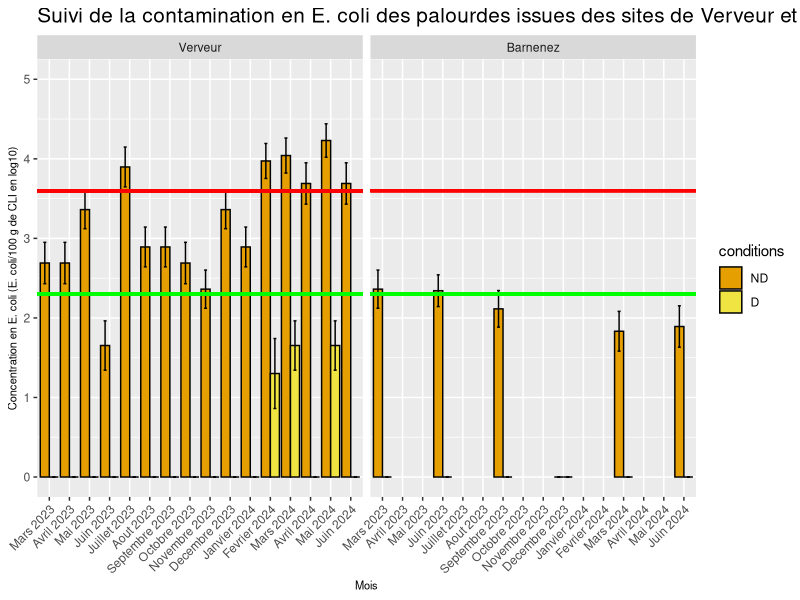
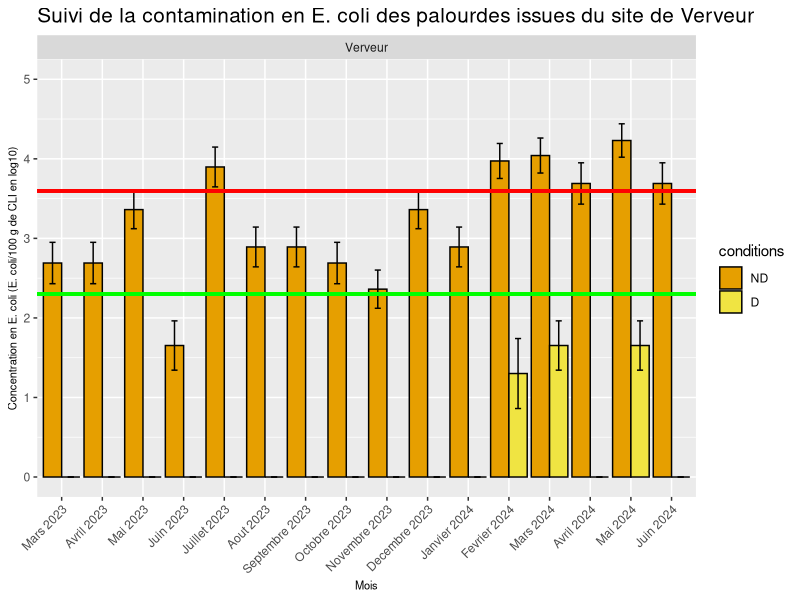
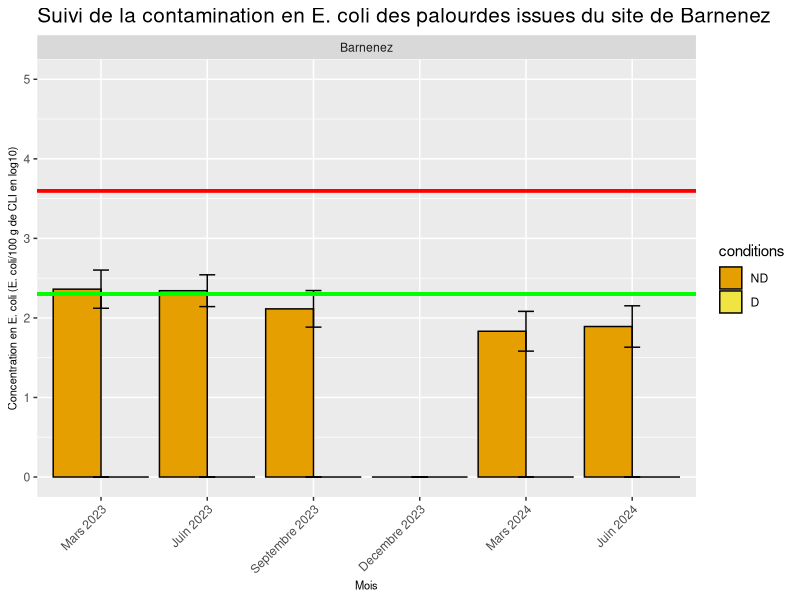
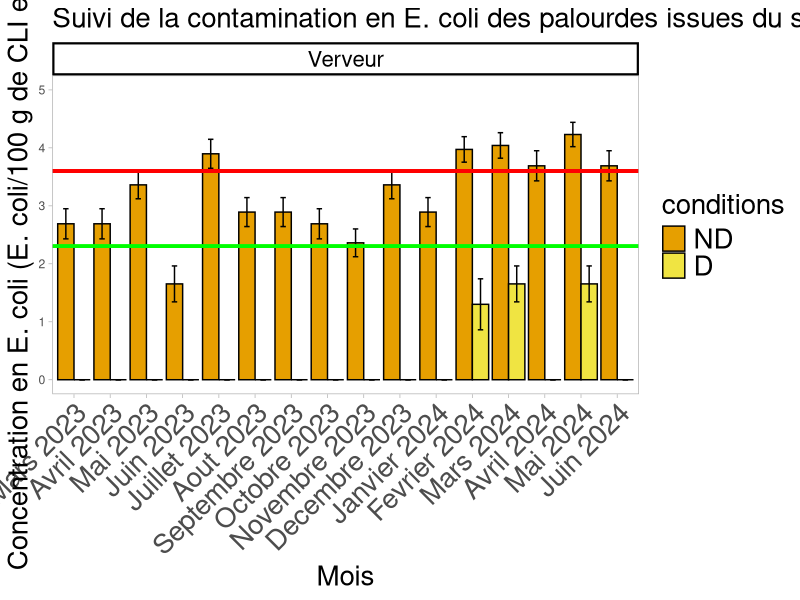
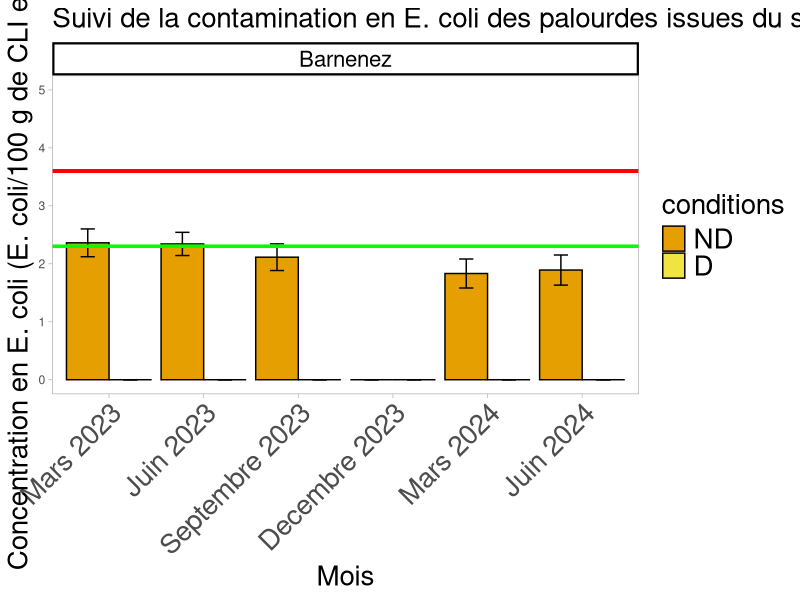
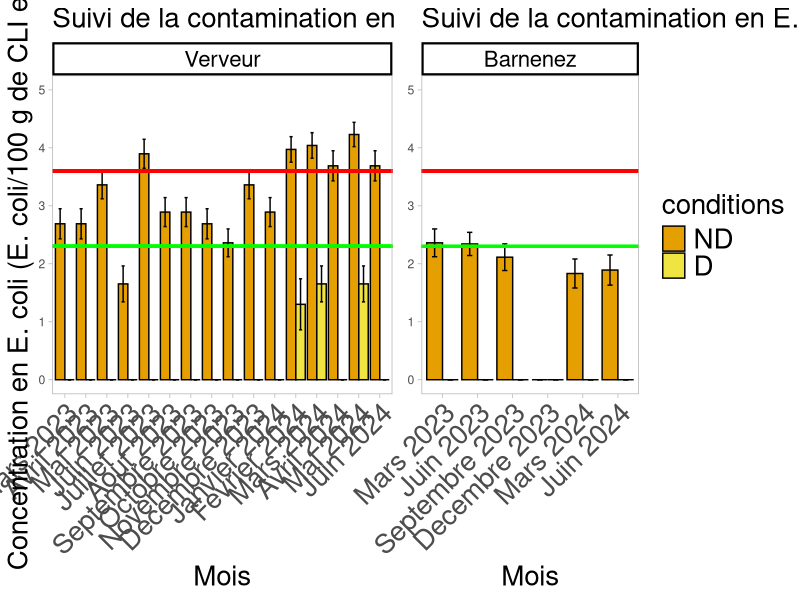
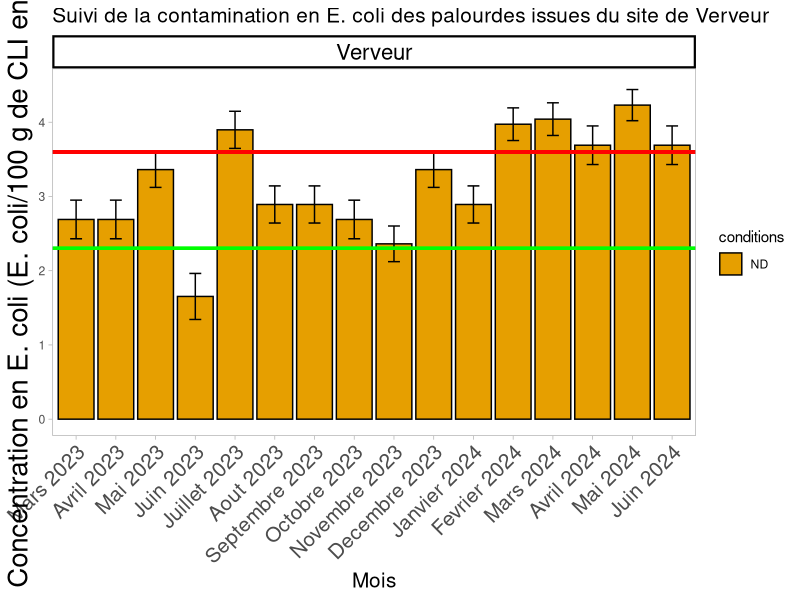
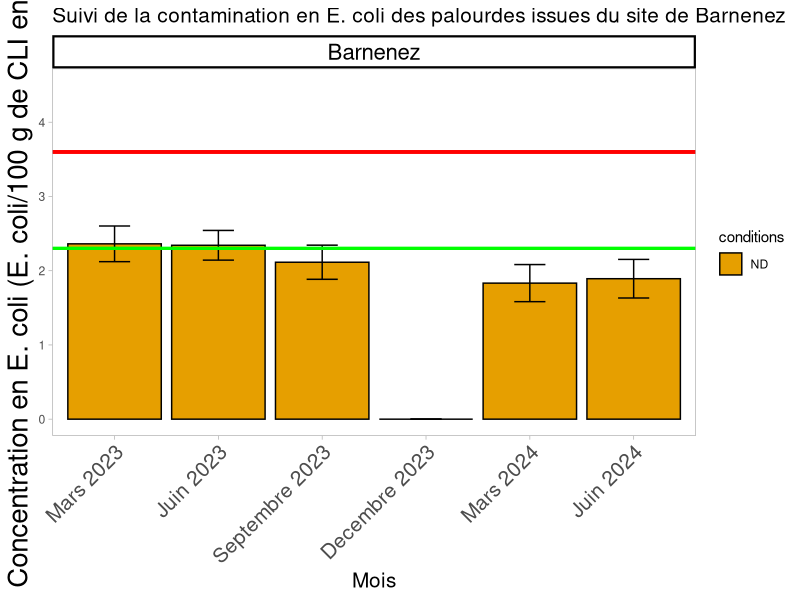

Source code (R) for these figures, in order:
## ---- chunk 1
library(ggplot2)

dnbecoli <- read.csv2("Dnbecoli.csv")

dnbecoli$Site <- factor(dnbecoli$Site, levels = c("Verveur", "Barnenez")) 
dnbecoli$conditions <- factor(dnbecoli$conditions, levels = c("ND", "D"))

dnbecoli$mois <- factor(dnbecoli$mois, levels = c("Janvier", "Fevrier", "Mars", "Avril", "Mai", "Juin", "Juillet", "Aout", "Septembre", "Octobre", "Novembre", "Decembre"))

dnbecoli_combined <- rbind(
  transform(subset(dnbecoli, annees == 2023), 
            mois = factor(paste(mois, "2023", sep = " "), levels = unique(paste(dnbecoli$mois, "2023", sep = " ")))),
  transform(subset(dnbecoli, annees == 2024), 
            mois = factor(paste(mois, "2024", sep = " "), levels = unique(paste(dnbecoli$mois, "2024", sep = " "))))
)

# Trier les mois dans l'ordre chronologique
dnbecoli_combined$mois <- factor(dnbecoli_combined$mois, levels = unique(dnbecoli_combined$mois))

Ecoli <- ggplot(dnbecoli_combined, aes(x = mois, y = Ecoli, fill = conditions)) +
  geom_bar(stat = "identity", position = "dodge", color = "black") +
  coord_cartesian(ylim = c(0, max(5))) +
  geom_errorbar(aes(ymin = Ecoli - SD, ymax = Ecoli + SD), width = 0.3, 
                position = position_dodge(width = 0.9)) +
  geom_segment(aes(x = -Inf, xend = Inf, y = 2.3, yend = 2.3), linetype = "solid", size = 1, color = "green") +
  geom_segment(aes(x = -Inf, xend = Inf, y = 3.6, yend = 3.6), linetype = "solid", size = 1, color = "red") +
  labs(title = "Suivi de la contamination en E. coli des palourdes issues des sites de Verveur et Barnenez", 
       x = "Mois", 
       y = "Concentration en E. coli (E. coli/100 g de CLI en log10)") +
  scale_fill_manual(values = c("ND" = "#E69F00", "D" = "#F0E442")) +
  facet_grid(.~Site) +
  theme_gray() +
  theme(axis.text.x = element_text(angle = 45, hjust = 1),
        plot.title = element_text(size = 15),  
        axis.title.x = element_text(size = 8),  
        axis.title.y = element_text(size = 8))
print(Ecoli)
## ---- chunk 2
library(ggplot2)

dnbecoli <- read.csv2("Dnbecoli.csv")

dnbecoli$Site <- factor(dnbecoli$Site, levels = c("Verveur", "Barnenez")) 
dnbecoli$conditions <- factor(dnbecoli$conditions, levels = c("ND", "D"))

dnbecoli$mois <- factor(dnbecoli$mois, levels = c("Janvier", "Fevrier", "Mars", "Avril", "Mai", "Juin", "Juillet", "Aout", "Septembre", "Octobre", "Novembre", "Decembre"))

dnbecoli_combined <- rbind(
  transform(subset(dnbecoli, annees == 2023 & Site == "Verveur"), 
            mois = factor(paste(mois, "2023", sep = " "), levels = unique(paste(dnbecoli$mois, "2023", sep = " ")))),
  transform(subset(dnbecoli, annees == 2024 & Site == "Verveur"), 
            mois = factor(paste(mois, "2024", sep = " "), levels = unique(paste(dnbecoli$mois, "2024", sep = " "))))
)

# Trier les mois dans l'ordre chronologique
dnbecoli_combined$mois <- factor(dnbecoli_combined$mois, levels = unique(dnbecoli_combined$mois))

EcoliVerveur <- ggplot(subset(dnbecoli_combined, Site == "Verveur"), aes(x = mois, y = Ecoli, fill = conditions)) +
  geom_bar(stat = "identity", position = "dodge", color = "black") +
  coord_cartesian(ylim = c(0, max(5))) +
  geom_errorbar(aes(ymin = Ecoli - SD, ymax = Ecoli + SD), width = 0.3, 
                position = position_dodge(width = 0.9)) +
  geom_segment(aes(x = -Inf, xend = Inf, y = 2.3, yend = 2.3), linetype = "solid", size = 1, color = "green") +
  geom_segment(aes(x = -Inf, xend = Inf, y = 3.6, yend = 3.6), linetype = "solid", size = 1, color = "red") +
  labs(title = "Suivi de la contamination en E. coli des palourdes issues du site de Verveur", 
       x = "Mois", 
       y = "Concentration en E. coli (E. coli/100 g de CLI en log10)") +
  scale_fill_manual(values = c("ND" = "#E69F00", "D" = "#F0E442")) +
  facet_grid(.~Site) +
  theme_gray() +
  theme(axis.text.x = element_text(angle = 45, hjust = 1),
        plot.title = element_text(size = 15),  
        axis.title.x = element_text(size = 8),  
        axis.title.y = element_text(size = 8))
print(EcoliVerveur)
## ---- chunk 3
library(ggplot2)

dnbecoli <- read.csv2("Dnbecoli.csv")

dnbecoli$Site <- factor(dnbecoli$Site, levels = c("Verveur", "Barnenez")) 
dnbecoli$conditions <- factor(dnbecoli$conditions, levels = c("ND", "D"))

dnbecoli$mois <- factor(dnbecoli$mois, levels = c("Mars", "Juin", "Septembre", "Decembre"))

dnbecoli_combined <- rbind(
  transform(subset(dnbecoli, annees == 2023 & Site == "Barnenez"), 
            mois = factor(paste(mois, "2023", sep = " "), levels = unique(paste(dnbecoli$mois, "2023", sep = " ")))),
  transform(subset(dnbecoli, annees == 2024 & Site == "Barnenez"), 
            mois = factor(paste(mois, "2024", sep = " "), levels = unique(paste(dnbecoli$mois, "2024", sep = " "))))
)

# Trier les mois dans l'ordre chronologique
dnbecoli_combined$mois <- factor(dnbecoli_combined$mois, levels = unique(dnbecoli_combined$mois))

EcoliBarnenez <- ggplot(subset(dnbecoli_combined, Site == "Barnenez"), aes(x = mois, y = Ecoli, fill = conditions)) +
  geom_bar(stat = "identity", position = "dodge", color = "black") +  # Ajustez la largeur des barres ici
  coord_cartesian(ylim = c(0, max(5))) +
  geom_errorbar(aes(ymin = Ecoli - SD, ymax = Ecoli + SD), width = 0.3, 
                position = position_dodge(width = 0.)) +
  geom_segment(aes(x = -Inf, xend = Inf, y = 2.3, yend = 2.3), linetype = "solid", size = 1, color = "green") +
  geom_segment(aes(x = -Inf, xend = Inf, y = 3.6, yend = 3.6), linetype = "solid", size = 1, color = "red") +
  labs(title = "Suivi de la contamination en E. coli des palourdes issues du site de Barnenez", 
       x = "Mois", 
       y = "Concentration en E. coli (E. coli/100 g de CLI en log10)") +
  scale_fill_manual(values = c("ND" = "#E69F00", "D" = "#F0E442")) +
  facet_grid(.~Site) +
  theme_gray() +
  theme(axis.text.x = element_text(angle = 45, hjust = 1),
        plot.title = element_text(size = 15),  
        axis.title.x = element_text(size = 8),  
        axis.title.y = element_text(size = 8))
print(EcoliBarnenez)
## ---- chunk 4
library(ggplot2)

dnbecoli <- read.csv2("Dnbecoli.csv")

dnbecoli$Site <- factor(dnbecoli$Site, levels = c("Verveur", "Barnenez")) 
dnbecoli$conditions <- factor(dnbecoli$conditions, levels = c("ND", "D"))

dnbecoli$mois <- factor(dnbecoli$mois, levels = c("Janvier", "Fevrier", "Mars", "Avril", "Mai", "Juin", "Juillet", "Aout", "Septembre", "Octobre", "Novembre", "Decembre"))

dnbecoli_combined <- rbind(
  transform(subset(dnbecoli, annees == 2023 & Site == "Verveur"), 
            mois = factor(paste(mois, "2023", sep = " "), levels = unique(paste(dnbecoli$mois, "2023", sep = " ")))),
  transform(subset(dnbecoli, annees == 2024 & Site == "Verveur"), 
            mois = factor(paste(mois, "2024", sep = " "), levels = unique(paste(dnbecoli$mois, "2024", sep = " "))))
)

# Trier les mois dans l'ordre chronologique
dnbecoli_combined$mois <- factor(dnbecoli_combined$mois, levels = unique(dnbecoli_combined$mois))

EcoliVerveurAlisson <- ggplot(subset(dnbecoli_combined, Site == "Verveur"), aes(x = mois, y = Ecoli, fill = conditions)) +
  geom_bar(stat = "identity", position = "dodge", color = "black") +
  coord_cartesian(ylim = c(0, max(5))) +
  geom_errorbar(aes(ymin = Ecoli - SD, ymax = Ecoli + SD), width = 0.3, 
                position = position_dodge(width = 0.9)) +
  geom_segment(aes(x = -Inf, xend = Inf, y = 2.3, yend = 2.3), linetype = "solid", size = 1, color = "green") +
  geom_segment(aes(x = -Inf, xend = Inf, y = 3.6, yend = 3.6), linetype = "solid", size = 1, color = "red") +
  labs(title = "Suivi de la contamination en E. coli des palourdes issues du site de Verveur", 
       x = "Mois", 
       y = "Concentration en E. coli (E. coli/100 g de CLI en log10)") +
  scale_fill_manual(values = c("ND" = "#E69F00", "D" = "#F0E442")) +
facet_grid(.~Site) +
   theme_light() +
  theme(strip.text = element_text(size = 16, color = "black"),
        strip.background = element_rect(colour = "black", fill = "white", size = 1.5, linetype = "solid"),
        panel.grid = element_blank(),
        axis.text.x = element_text(angle = 45, hjust = 1, size = 20),
        plot.title = element_text(size = 20),
        legend.text = element_text(size = 20), 
        legend.title = element_text(size = 20),
        axis.title.x = element_text(size = 20),  # Taille de la légende de l'axe des abscisses
        axis.title.y = element_text(size = 20))  # Taille de la légende de l'axe des ordonnées
print(EcoliVerveurAlisson)
## ---- chunk 5
library(ggplot2)

dnbecoli <- read.csv2("Dnbecoli.csv")

dnbecoli$Site <- factor(dnbecoli$Site, levels = c("Verveur", "Barnenez")) 
dnbecoli$conditions <- factor(dnbecoli$conditions, levels = c("ND", "D"))

dnbecoli$mois <- factor(dnbecoli$mois, levels = c("Mars", "Juin", "Septembre", "Decembre"))

dnbecoli_combined <- rbind(
  transform(subset(dnbecoli, annees == 2023 & Site == "Barnenez"), 
            mois = factor(paste(mois, "2023", sep = " "), levels = unique(paste(dnbecoli$mois, "2023", sep = " ")))),
  transform(subset(dnbecoli, annees == 2024 & Site == "Barnenez"), 
            mois = factor(paste(mois, "2024", sep = " "), levels = unique(paste(dnbecoli$mois, "2024", sep = " "))))
)

# Trier les mois dans l'ordre chronologique
dnbecoli_combined$mois <- factor(dnbecoli_combined$mois, levels = unique(dnbecoli_combined$mois))

EcoliBarnenezAlisson <- ggplot(subset(dnbecoli_combined, Site == "Barnenez"), aes(x = mois, y = Ecoli, fill = conditions)) +
  geom_bar(stat = "identity", position = "dodge", color = "black") +
  coord_cartesian(ylim = c(0, max(5))) +
  geom_errorbar(aes(ymin = Ecoli - SD, ymax = Ecoli + SD), width = 0.3, 
                position = position_dodge(width = 0.9)) +
  geom_segment(aes(x = -Inf, xend = Inf, y = 2.3, yend = 2.3), linetype = "solid", size = 1, color = "green") +
  geom_segment(aes(x = -Inf, xend = Inf, y = 3.6, yend = 3.6), linetype = "solid", size = 1, color = "red") +
  labs(title = "Suivi de la contamination en E. coli des palourdes issues du site de Barnenez", 
       x = "Mois", 
       y = "Concentration en E. coli (E. coli/100 g de CLI en log10)") +
  scale_fill_manual(values = c("ND" = "#E69F00", "D" = "#F0E442")) +
  facet_grid(.~Site) +
  theme_light() +
  theme(strip.text = element_text(size = 16, color = "black"),
        strip.background = element_rect(colour = "black", fill = "white", size = 1.5, linetype = "solid"),
        panel.grid = element_blank(),
        axis.text.x = element_text(angle = 45, hjust = 1, size = 20),
        plot.title = element_text(size = 20),
        legend.text = element_text(size = 20), 
        legend.title = element_text(size = 20),
        axis.title.x = element_text(size = 20),  # Taille de la légende de l'axe des abscisses
        axis.title.y = element_text(size = 20))  # Taille de la légende de l'axe des ordonnées

print(EcoliBarnenezAlisson)

## ---- chunk 6
library(ggplot2)
library(gridExtra)

# Supprimer la légende de l'axe des ordonnées pour EcoliBarnenezAlisson et ajuster celle de EcoliVerveurAlisson
EcoliVerveurAlisson <- EcoliVerveurAlisson + theme(axis.title.y = element_text(size = 20))  # Rétablir la légende de l'axe des ordonnées

#EcoliVerveurAlisson <- EcoliVerveurAlisson + 
  #theme(axis.title.x = element_blank())  # Supprimer la légende de l'axe des abscisses
#EcoliBarnenezAlisson <- EcoliBarnenezAlisson + 
  #theme(axis.title.x = element_blank())  

combined_plots <- grid.arrange(
  EcoliVerveurAlisson + theme(legend.position = "none"),  # Supprimer la légende de EcoliVerveur
  EcoliBarnenezAlisson + theme(axis.title.y = element_blank()),  # Supprimer la légende de EcoliBarnenez et l'axe des ordonnées
  ncol = 2,
  widths = c(1, 1)  # Ajuster la largeur des colonnes à 1 pour qu'elles soient égales
)

# Afficher la légende de l'axe des ordonnées au centre (peut-être optionnel si vous l'avez supprimée pour EcoliBarnenezAlisson)
#combined_plots <- combined_plots + theme(axis.title.y = element_text(size = 12, color = "black", face = "bold"))

# Imprimer le graphique combiné
print(combined_plots)

## ---- chunk 7
library(ggplot2)

dnbecoli <- read.csv2("Dnbecoli.csv")

dnbecoli$Site <- factor(dnbecoli$Site, levels = c("Verveur", "Barnenez")) 
dnbecoli$conditions <- factor(dnbecoli$conditions, levels = c("ND", "D"))

dnbecoli$mois <- factor(dnbecoli$mois, levels = c("Janvier", "Fevrier", "Mars", "Avril", "Mai", "Juin", "Juillet", "Aout", "Septembre", "Octobre", "Novembre", "Decembre"))

dnbecoli_combined <- rbind(
  transform(subset(dnbecoli, annees == 2023 & Site == "Verveur"), 
            mois = factor(paste(mois, "2023", sep = " "), levels = unique(paste(dnbecoli$mois, "2023", sep = " ")))),
  transform(subset(dnbecoli, annees == 2024 & Site == "Verveur"), 
            mois = factor(paste(mois, "2024", sep = " "), levels = unique(paste(dnbecoli$mois, "2024", sep = " "))))
)

# Trier les mois dans l'ordre chronologique
dnbecoli_combined$mois <- factor(dnbecoli_combined$mois, levels = unique(dnbecoli_combined$mois))

# Filtrer les données pour ne garder que celles avec la condition "ND"
dnbecoli_combined_D <- subset(dnbecoli_combined, conditions == "ND")

# Définir une couleur unique pour toutes les barres
couleur <- "#E69F00"  
EcoliVerveur <- ggplot(subset(dnbecoli_combined_D, Site == "Verveur"), aes(x = mois, y = Ecoli, fill = conditions)) +
  geom_bar(stat = "identity", position = "dodge", color = "black") +
  coord_cartesian(ylim = c(0, 4.5)) +
  #coord_cartesian(ylim = c(0, max(dnbecoli_combined_D$Ecoli))) +
  geom_errorbar(aes(ymin = Ecoli - SD, ymax = Ecoli + SD), width = 0.3, 
                position = position_dodge(width = 0.9)) +
  geom_segment(aes(x = -Inf, xend = Inf, y = 2.3, yend = 2.3), linetype = "solid", size = 1, color = "green") +
  geom_segment(aes(x = -Inf, xend = Inf, y = 3.6, yend = 3.6), linetype = "solid", size = 1, color = "red") +
  labs(title = "Suivi de la contamination en E. coli des palourdes issues du site de Verveur", 
       x = "Mois", 
       y = "Concentration en E. coli (E. coli/100 g de CLI en log10)") +
  scale_fill_manual(values = c("ND" = "#E69F00", "D" = "#F0E442")) +
  facet_grid(.~Site) +
  theme_light() +
  theme(strip.text = element_text(size = 16, color = "black"),
        strip.background = element_rect(colour = "black", fill = "white", size = 1.5, linetype = "solid"),
        panel.grid = element_blank(),
        axis.text.x = element_text(angle = 45, hjust = 1, size = 15),
        plot.title = element_text(size = 15),
        axis.title.x = element_text(size = 15),  # Taille de la légende de l'axe des abscisses
        axis.title.y = element_text(size = 20))  # Taille de la légende de l'axe des ordonnées
print(EcoliVerveur)
## ---- chunk 8
library(ggplot2)

dnbecoli <- read.csv2("Dnbecoli.csv")

dnbecoli$Site <- factor(dnbecoli$Site, levels = c("Verveur", "Barnenez")) 
dnbecoli$conditions <- factor(dnbecoli$conditions, levels = c("ND", "D"))

dnbecoli$mois <- factor(dnbecoli$mois, levels = c("Janvier", "Fevrier", "Mars", "Avril", "Mai", "Juin", "Juillet", "Aout", "Septembre", "Octobre", "Novembre", "Decembre"))


dnbecoli_combined <- rbind(
  transform(subset(dnbecoli, annees == 2023 & Site == "Barnenez"), 
            mois = factor(paste(mois, "2023", sep = " "), levels = unique(paste(dnbecoli$mois, "2023", sep = " ")))),
  transform(subset(dnbecoli, annees == 2024 & Site == "Barnenez"), 
            mois = factor(paste(mois, "2024", sep = " "), levels = unique(paste(dnbecoli$mois, "2024", sep = " "))))
)

# Trier les mois dans l'ordre chronologique
dnbecoli_combined$mois <- factor(dnbecoli_combined$mois, levels = unique(dnbecoli_combined$mois))

# Filtrer les données pour ne garder que celles avec la condition "ND"
dnbecoli_combined_D <- subset(dnbecoli_combined, conditions == "ND")

# Définir une couleur unique pour toutes les barres
couleur <- "#E69F00"  
EcoliBarnenez <- ggplot(subset(dnbecoli_combined_D, Site == "Barnenez"), aes(x = mois, y = Ecoli, fill = conditions)) +
  geom_bar(stat = "identity", position = "dodge", color = "black") +
  coord_cartesian(ylim = c(0, 4.5)) +
  geom_errorbar(aes(ymin = Ecoli - SD, ymax = Ecoli + SD), width = 0.3, 
                position = position_dodge(width = 0.9)) +
  geom_segment(aes(x = -Inf, xend = Inf, y = 2.3, yend = 2.3), linetype = "solid", size = 1, color = "green") +
  geom_segment(aes(x = -Inf, xend = Inf, y = 3.6, yend = 3.6), linetype = "solid", size = 1, color = "red") +
  labs(title = "Suivi de la contamination en E. coli des palourdes issues du site de Barnenez", 
       x = "Mois", 
       y = "Concentration en E. coli (E. coli/100 g de CLI en log10)") +
  scale_fill_manual(values = c("ND" = "#E69F00", "D" = "#F0E442")) +
  facet_grid(.~Site) +
  theme_light() +
  theme(strip.text = element_text(size = 16, color = "black"),
        strip.background = element_rect(colour = "black", fill = "white", size = 1.5, linetype = "solid"),
        panel.grid = element_blank(),
        axis.text.x = element_text(angle = 45, hjust = 1, size = 15),
        plot.title = element_text(size = 15),
        axis.title.x = element_text(size = 15),  # Taille de la légende de l'axe des abscisses
        axis.title.y = element_text(size = 20))  # Taille de la légende de l'axe des ordonnées
print(EcoliBarnenez)

## ---- chunk 9
library(ggplot2)
library(gridExtra)

EcoliVerveur <- EcoliVerveur + theme(axis.title.y = element_text(size = 15))  

#EcoliVerveurAlisson <- EcoliVerveurAlisson + 
  #theme(axis.title.x = element_blank())  # Supprimer la légende de l'axe des abscisses
#EcoliBarnenezAlisson <- EcoliBarnenezAlisson + 
  #theme(axis.title.x = element_blank())  

combined_plots <- grid.arrange(
  EcoliVerveur + theme(legend.position = "none"),  # Supprimer la légende de EcoliVerveur
  EcoliBarnenez + theme(axis.title.y = element_blank()),  # Supprimer la légende de EcoliBarnenez et l'axe des ordonnées
  ncol = 2,
  widths = c(1, 1)  # Ajuster la largeur des colonnes à 1 pour qu'elles soient égales
)

combined_plots <- combined_plots + theme(axis.title.y = element_text(size = 12, color = "black", face = "bold"))

# Imprimer le graphique combiné
print(combined_plots)
## ---- chunk 10
library(ggplot2)

# Lire les données
dnbecoli <- read.csv2("Dnbecoli.csv")

# Définir les niveaux des facteurs
dnbecoli$Site <- factor(dnbecoli$Site, levels = c("Verveur", "Barnenez")) 
dnbecoli$conditions <- factor(dnbecoli$conditions, levels = c("ND", "D"))

# Définir les niveaux des mois
dnbecoli$mois <- factor(dnbecoli$mois, levels = c("Janvier", "Fevrier", "Mars", "Avril", "Mai", "Juin", "Juillet", "Aout", "Septembre", "Octobre", "Novembre", "Decembre"))

# Combiner les données de 2023 et 2024 pour le site de Verveur
dnbecoli_combined <- rbind(
  transform(subset(dnbecoli, annees == 2023 & Site == "Verveur"), 
            mois = factor(paste(mois, "2023", sep = " "), levels = unique(paste(dnbecoli$mois, "2023", sep = " ")))),
  transform(subset(dnbecoli, annees == 2024 & Site == "Verveur"), 
            mois = factor(paste(mois, "2024", sep = " "), levels = unique(paste(dnbecoli$mois, "2024", sep = " "))))
)

# Trier les mois dans l'ordre chronologique
dnbecoli_combined$mois <- factor(dnbecoli_combined$mois, levels = unique(dnbecoli_combined$mois))

# Filtrer les données pour ne garder que celles avec la condition "ND"
dnbecoli_combined_D <- subset(dnbecoli_combined, conditions == "ND")


mois_a_conserver <- c("Mars 2023", "Juin 2023", "Septembre 2023", "Decembre 2023", "Mars 2024")
dnbecoli_combined_D <- subset(dnbecoli_combined_D, mois %in% mois_a_conserver)

# Redéfinir les niveaux du facteur "mois" pour ne conserver que les mois souhaités
dnbecoli_combined_D$mois <- factor(dnbecoli_combined_D$mois, levels = mois_a_conserver)

# Définir une couleur unique pour toutes les barres
couleur <- "#E69F00"  
EcoliVerveurMS <- ggplot(subset(dnbecoli_combined_D, Site == "Verveur"), aes(x = mois, y = Ecoli, fill = conditions)) +
  geom_bar(stat = "identity", position = "dodge", color = "black") +
  coord_cartesian(ylim = c(0, 4.5)) +
  geom_errorbar(aes(ymin = Ecoli - SD, ymax = Ecoli + SD), width = 0.3, 
                position = position_dodge(width = 0.9)) +
  geom_segment(aes(x = -Inf, xend = Inf, y = 2.3, yend = 2.3), linetype = "solid", size = 1, color = "green") +
  geom_segment(aes(x = -Inf, xend = Inf, y = 3.6, yend = 3.6), linetype = "solid", size = 1, color = "red") +
  labs(title = "Suivi de la contamination en E. coli des palourdes issues du site de Verveur", 
       x = "Mois", 
       y = "Concentration en E. coli (E. coli/100 g de CLI en log10)") +
  scale_fill_manual(values = c("ND" = "#E69F00", "D" = "#F0E442")) +
  facet_grid(.~Site) +
  theme_light() +
  theme(strip.text = element_text(size = 16, color = "black"),
        strip.background = element_rect(colour = "black", fill = "white", size = 1.5, linetype = "solid"),
        panel.grid = element_blank(),
        axis.text.x = element_text(angle = 45, hjust = 1, size = 15),
        plot.title = element_text(size = 15),
        axis.title.x = element_text(size = 15),  # Taille de la légende de l'axe des abscisses
        axis.title.y = element_text(size = 20))  # Taille de la légende de l'axe des ordonnées
print(EcoliVerveurMS)

## ---- chunk 11
library(ggplot2)

dnbecoli <- read.csv2("Dnbecoli.csv")

dnbecoli$Site <- factor(dnbecoli$Site, levels = c("Verveur", "Barnenez")) 
dnbecoli$conditions <- factor(dnbecoli$conditions, levels = c("ND", "D"))

dnbecoli$mois <- factor(dnbecoli$mois, levels = c("Janvier", "Fevrier", "Mars", "Avril", "Mai", "Juin", "Juillet", "Aout", "Septembre", "Octobre", "Novembre", "Decembre"))


dnbecoli_combined <- rbind(
  transform(subset(dnbecoli, annees == 2023 & Site == "Barnenez"), 
            mois = factor(paste(mois, "2023", sep = " "), levels = unique(paste(dnbecoli$mois, "2023", sep = " ")))),
  transform(subset(dnbecoli, annees == 2024 & Site == "Barnenez"), 
            mois = factor(paste(mois, "2024", sep = " "), levels = unique(paste(dnbecoli$mois, "2024", sep = " "))))
)

# Trier les mois dans l'ordre chronologique
dnbecoli_combined$mois <- factor(dnbecoli_combined$mois, levels = unique(dnbecoli_combined$mois))

# Filtrer les données pour ne garder que celles avec la condition "ND"
dnbecoli_combined_D <- subset(dnbecoli_combined, conditions == "ND")

mois_a_conserver <- c("Mars 2023", "Juin 2023", "Septembre 2023", "Decembre 2023", "Mars 2024")
dnbecoli_combined_D <- subset(dnbecoli_combined_D, mois %in% mois_a_conserver)

# Redéfinir les niveaux du facteur "mois" pour ne conserver que les mois souhaités
dnbecoli_combined_D$mois <- factor(dnbecoli_combined_D$mois, levels = mois_a_conserver)


# Définir une couleur unique pour toutes les barres
couleur <- "#E69F00"  
EcoliBarnenezMS <- ggplot(subset(dnbecoli_combined_D, Site == "Barnenez"), aes(x = mois, y = Ecoli, fill = conditions)) +
  geom_bar(stat = "identity", position = "dodge", color = "black") +
  coord_cartesian(ylim = c(0, 4.5)) +
  geom_errorbar(aes(ymin = Ecoli - SD, ymax = Ecoli + SD), width = 0.3, 
                position = position_dodge(width = 0.9)) +
  geom_segment(aes(x = -Inf, xend = Inf, y = 2.3, yend = 2.3), linetype = "solid", size = 1, color = "green") +
  geom_segment(aes(x = -Inf, xend = Inf, y = 3.6, yend = 3.6), linetype = "solid", size = 1, color = "red") +
  labs(title = "Suivi de la contamination en E. coli des palourdes issues du site de Barnenez", 
       x = "Mois", 
       y = "Concentration en E. coli (E. coli/100 g de CLI en log10)") +
  scale_fill_manual(values = c("ND" = "#E69F00", "D" = "#F0E442")) +
  facet_grid(.~Site) +
  theme_light() +
  theme(strip.text = element_text(size = 16, color = "black"),
        strip.background = element_rect(colour = "black", fill = "white", size = 1.5, linetype = "solid"),
        panel.grid = element_blank(),
        axis.text.x = element_text(angle = 45, hjust = 1, size = 15),
        plot.title = element_text(size = 15),
        axis.title.x = element_text(size = 15),  # Taille de la légende de l'axe des abscisses
        axis.title.y = element_text(size = 20))  # Taille de la légende de l'axe des ordonnées
print(EcoliBarnenezMS)
## ---- chunk 12
EcoliVerveurMS <- EcoliVerveurMS + theme(axis.title.y = element_text(size = 15))  

combined_plotsMS <- grid.arrange(
  EcoliVerveurMS + theme(legend.position = "none"),  # Supprimer la légende de EcoliVerveur
  EcoliBarnenezMS + theme(axis.title.y = element_blank()),  # Supprimer la légende de EcoliBarnenez et l'axe des ordonnées
  ncol = 2,
  widths = c(1, 1)  # Ajuster la largeur des colonnes à 1 pour qu'elles soient égales
)

combined_plotsMS <- combined_plotsMS + theme(axis.title.y = element_text(size = 12, color = "black", face = "bold"))

# Imprimer le graphique combiné
print(combined_plotsMS)
